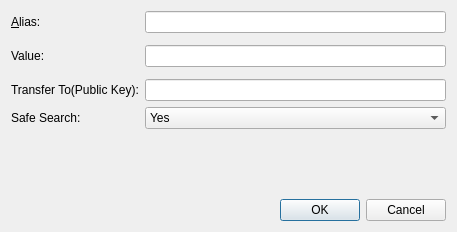
<?xml version="1.0" encoding="UTF-8"?>
<ui version="4.0">
 <class>EditAliasDialog</class>
 <widget class="QDialog" name="EditAliasDialog">
  <property name="geometry">
   <rect>
    <x>0</x>
    <y>0</y>
    <width>457</width>
    <height>232</height>
   </rect>
  </property>
  <property name="windowTitle">
   <string>Edit Alias</string>
  </property>
  <layout class="QVBoxLayout" name="verticalLayout">
   <item>
    <layout class="QFormLayout" name="formLayout">
     <property name="fieldGrowthPolicy">
      <enum>QFormLayout::AllNonFixedFieldsGrow</enum>
     </property>
     <item row="0" column="0">
      <widget class="QLabel" name="label_2">
       <property name="text">
        <string>&amp;Alias:</string>
       </property>
       <property name="buddy">
        <cstring>aliasEdit</cstring>
       </property>
      </widget>
     </item>
     <item row="0" column="1">
      <widget class="QValidatedLineEdit" name="aliasEdit">
       <property name="toolTip">
        <string>The alias name.</string>
       </property>
      </widget>
     </item>
     <item row="2" column="0">
      <widget class="QLabel" name="label">
       <property name="text">
        <string>Value:</string>
       </property>
       <property name="buddy">
        <cstring>nameEdit</cstring>
       </property>
      </widget>
     </item>
     <item row="2" column="1">
      <widget class="QLineEdit" name="nameEdit">
       <property name="toolTip">
        <string>The value associated with this alias.</string>
       </property>
      </widget>
     </item>
     <item row="4" column="1">
      <widget class="QLineEdit" name="transferEdit"/>
     </item>
     <item row="4" column="0">
      <widget class="QLabel" name="transferLabel">
       <property name="text">
        <string>Transfer To(Public Key):</string>
       </property>
       <property name="wordWrap">
        <bool>true</bool>
       </property>
      </widget>
     </item>
     <item row="1" column="1">
      <layout class="QVBoxLayout" name="verticalLayout_2"/>
     </item>
     <item row="3" column="1">
      <layout class="QVBoxLayout" name="verticalLayout_3"/>
     </item>
     <item row="5" column="1">
      <layout class="QVBoxLayout" name="verticalLayout_4">
       <item>
        <widget class="QComboBox" name="safeSearchEdit">
         <item>
          <property name="text">
           <string>Yes</string>
          </property>
         </item>
         <item>
          <property name="text">
           <string>No</string>
          </property>
         </item>
        </widget>
       </item>
      </layout>
     </item>
     <item row="5" column="0">
      <widget class="QLabel" name="labelSafeSearch">
       <property name="text">
        <string>Safe Search:</string>
       </property>
      </widget>
     </item>
     <item row="6" column="1">
      <widget class="QLabel" name="safeSearchDisclaimer">
       <property name="text">
        <string/>
       </property>
       <property name="wordWrap">
        <bool>true</bool>
       </property>
      </widget>
     </item>
     <item row="7" column="1">
      <spacer name="verticalSpacer">
       <property name="orientation">
        <enum>Qt::Vertical</enum>
       </property>
       <property name="sizeHint" stdset="0">
        <size>
         <width>20</width>
         <height>40</height>
        </size>
       </property>
      </spacer>
     </item>
    </layout>
   </item>
   <item>
    <widget class="QDialogButtonBox" name="buttonBox">
     <property name="orientation">
      <enum>Qt::Horizontal</enum>
     </property>
     <property name="standardButtons">
      <set>QDialogButtonBox::Cancel|QDialogButtonBox::Ok</set>
     </property>
    </widget>
   </item>
  </layout>
 </widget>
 <customwidgets>
  <customwidget>
   <class>QValidatedLineEdit</class>
   <extends>QLineEdit</extends>
   <header>qvalidatedlineedit.h</header>
  </customwidget>
 </customwidgets>
 <resources/>
 <connections>
  <connection>
   <sender>buttonBox</sender>
   <signal>accepted()</signal>
   <receiver>EditAliasDialog</receiver>
   <slot>accept()</slot>
   <hints>
    <hint type="sourcelabel">
     <x>248</x>
     <y>254</y>
    </hint>
    <hint type="destinationlabel">
     <x>157</x>
     <y>274</y>
    </hint>
   </hints>
  </connection>
  <connection>
   <sender>buttonBox</sender>
   <signal>rejected()</signal>
   <receiver>EditAliasDialog</receiver>
   <slot>reject()</slot>
   <hints>
    <hint type="sourcelabel">
     <x>316</x>
     <y>260</y>
    </hint>
    <hint type="destinationlabel">
     <x>286</x>
     <y>274</y>
    </hint>
   </hints>
  </connection>
 </connections>
</ui>
